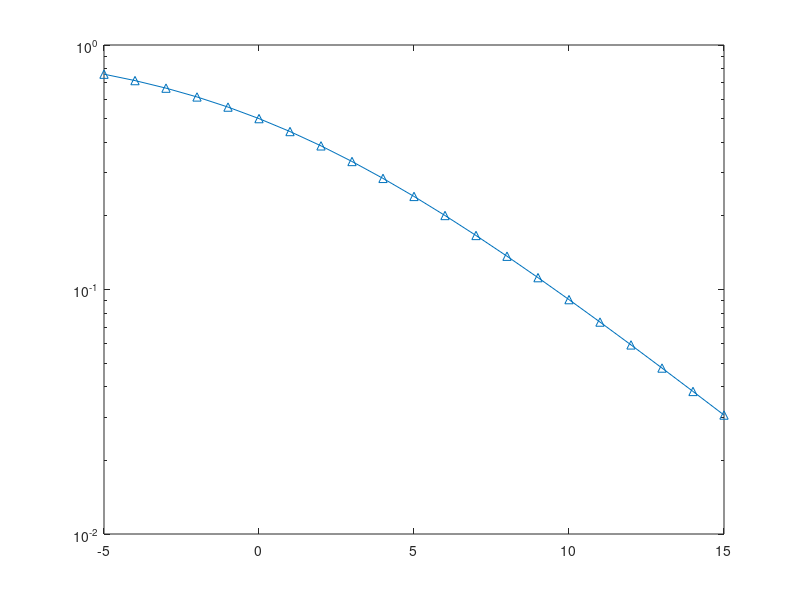

MATLAB code for this plot: (Note: this script raises an error after producing the figure.)
% Define channel gains constants
alphasi=1;
alphaid=1;
alphaie=1;

% Initialize an array to store intercept probabilities for Direct Transmission (Pdt), P-AFbORS (Paf), and P-DFbORS (Pdf)
Pdt = zeros(1, 21);
Paf = zeros(1, 21);
Pdf = zeros(1, 21);

% Loop through MER values from -5 to 15
for MER=-5:15
    % Convert MER from dB to linear scale
    lamdade=10^(MER/10);
    
    % Calculate intercept probability for Direct Transmission
    Pdt(MER+6)=1/(1+lamdade);
    
    % Calculate intercept probability for P-AFbORS
    Paf(MER+6)=alphaie/(alphaie+alphaid*lamdade);
    
    % Calculate intercept probability for P-DFbORS
    Pdf(MER+6)=(alphaid+alphasi)/(alphaid+alphasi+alphasi*alphaid*alphaie^-1*lamdade);
end

% Create a plot with semilogarithmic scale on y-axis
figure;

% Define MER values on the x-axis
MER=-5:15

% Plot Direct Transmission intercept probability
x=semilogy(MER,Pdt,'-^');
x.LineWidth=2;
hold on;

% Plot P-AFbORS intercept probability with square exponent
xx=semilogy(MER,Paf.^2,'-x');
xx.LineWidth=2;

% Plot P-DFbORS intercept probability with square exponent
xxx=semilogy(MER,Pdf.^2,'-d');
xxx.LineWidth=2;

% Plot P-AFbORS intercept probability with fourth exponent
xxxx=semilogy(MER,Paf.^4,'-s');
xxxx.LineWidth=2;

% Plot P-DFbORS intercept probability with fourth exponent
xxxxx=semilogy(MER,Pdf.^4,'--');
xxxxx.LineWidth=2;
xxxxx.Color = [0 0 0];

% Turn off the hold for the plot
hold off;
grid on;

% Set plot title, x-axis label, and y-axis label
legend('Direct Transmission', 'P-AFbORS (2 Relays)', 'P-DFbORS (2 relays)', 'P-AFbORS (4 Relays)', 'P-DFbORS (4 Relays)', 'Location', 'best');

ylabel('\fontsize{10}Intercept Probability');
xlabel('\fontsize{10}Main-to-Eavesdropper Ratio MER (dB)');
